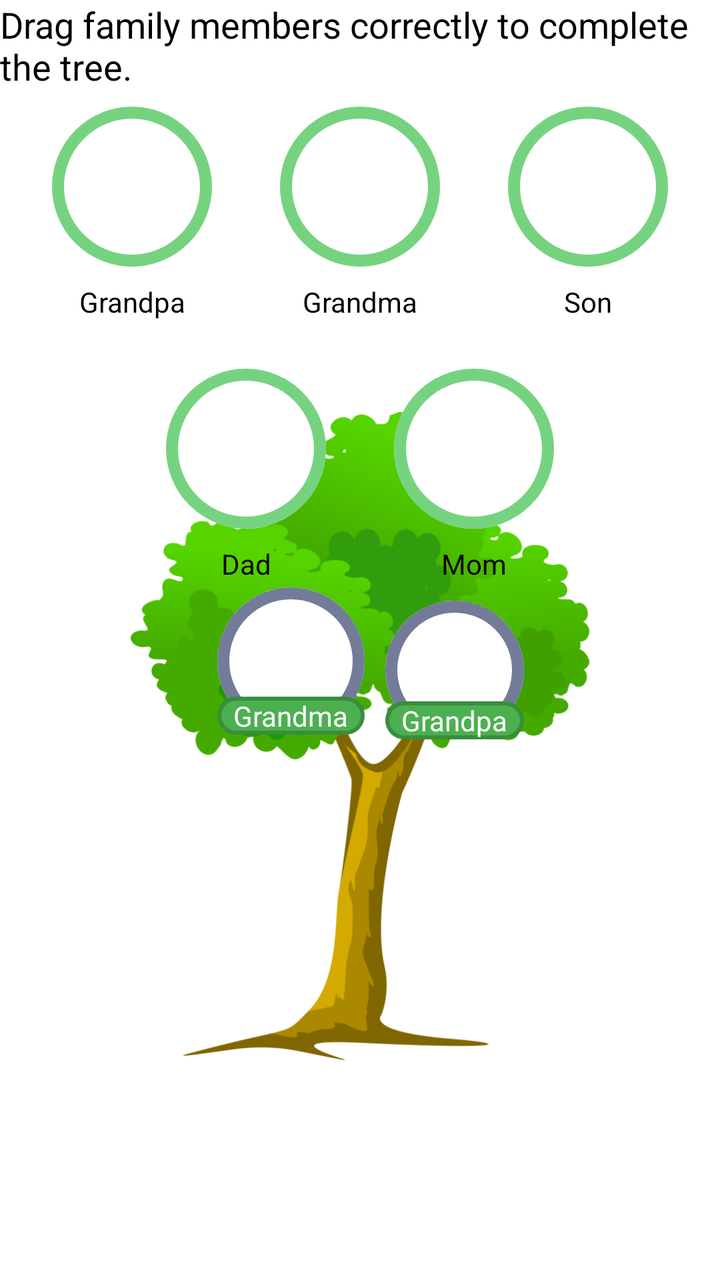
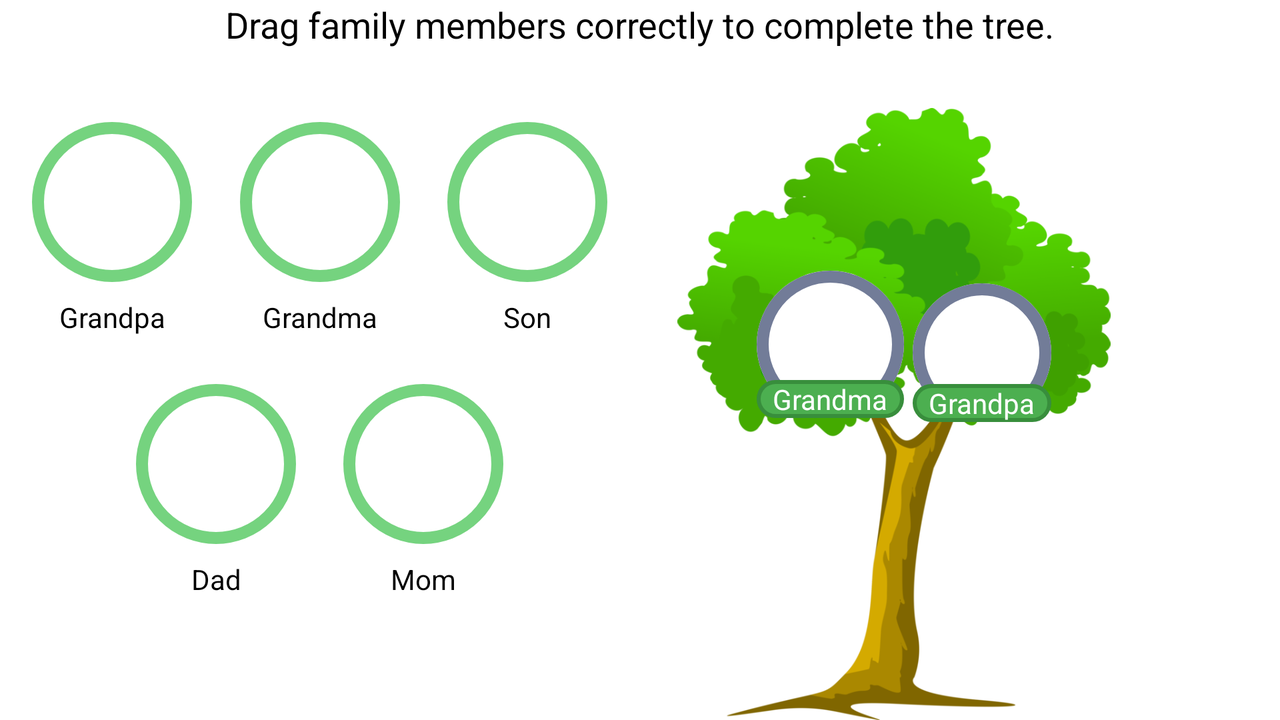

The same Android screen from two of the app's own layout files: first res/layout/ as a phone draws it, then the repository's variant for another configuration, drawn on a device whose configuration selects that folder. Both files follow.
<!-- AndroidManifest.xml: application theme Theme.AnganwadiApplication -->
<!-- res/layout/fragment_tree.xml -->
<androidx.constraintlayout.widget.ConstraintLayout
    xmlns:android="http://schemas.android.com/apk/res/android"
    xmlns:app="http://schemas.android.com/apk/res-auto"
    android:layout_width="match_parent"
    android:layout_height="match_parent">

    <ImageView
        android:id="@+id/treeImage"
        android:layout_width="0dp"
        android:layout_height="0dp"
        android:scaleType="fitCenter"
        android:src="@drawable/ic_tree_background"
        app:layout_constraintWidth_percent="0.9"
        app:layout_constraintDimensionRatio="H,1:1"
        app:layout_constraintEnd_toEndOf="parent"
        app:layout_constraintStart_toStartOf="parent"
        app:layout_constraintBottom_toBottomOf="parent"
        app:layout_constraintTop_toBottomOf="@id/bottomGuideline"
        app:layout_constraintHeight_max="500dp"
        app:layout_constraintWidth_max="500dp"/>

    <androidx.constraintlayout.widget.Guideline
        android:id="@+id/bottomGuideline"
        android:layout_width="wrap_content"
        android:layout_height="wrap_content"
        android:orientation="horizontal"
        app:layout_constraintGuide_percent="0.15" />

    <androidx.constraintlayout.widget.ConstraintLayout
        android:id="@+id/cldropTarget1"
        android:layout_width="wrap_content"
        android:layout_height="wrap_content"
        app:layout_constraintWidth_percent="0.2"
        app:layout_constraintHeight_percent="0.2"
        app:layout_constraintEnd_toEndOf="@id/treeImage"
        app:layout_constraintStart_toStartOf="@id/treeImage"
        app:layout_constraintTop_toTopOf="@id/treeImage"
        app:layout_constraintBottom_toBottomOf="@id/treeImage"
        app:layout_constraintHorizontal_bias="0.7"
        app:layout_constraintVertical_bias="0.37">

        <ImageView
            android:id="@+id/dropTarget1"
            android:layout_width="0dp"
            android:layout_height="0dp"
            android:background="@drawable/circle_white_border_gray"
            app:layout_constraintDimensionRatio="1:1"
            app:layout_constraintWidth_percent="0.8"
            app:layout_constraintStart_toStartOf="parent"
            app:layout_constraintTop_toTopOf="parent"
            app:layout_constraintEnd_toEndOf="parent"
            app:layout_constraintBottom_toBottomOf="parent" />

        <TextView
            android:layout_width="wrap_content"
            android:layout_height="wrap_content"
            android:background="@drawable/circle_green"
            android:paddingHorizontal="8dp"
            android:text="Grandpa"
            android:textColor="@color/white"
            app:layout_constraintBottom_toBottomOf="@id/dropTarget1"
            app:layout_constraintEnd_toEndOf="@id/dropTarget1"
            app:layout_constraintStart_toStartOf="@id/dropTarget1" />
    </androidx.constraintlayout.widget.ConstraintLayout>

    <androidx.constraintlayout.widget.ConstraintLayout
        android:id="@+id/cldropTarget2"
        android:layout_width="wrap_content"
        android:layout_height="wrap_content"
        app:layout_constraintWidth_percent="0.2"
        app:layout_constraintHeight_percent="0.2"
        app:layout_constraintEnd_toEndOf="@id/treeImage"
        app:layout_constraintStart_toStartOf="@id/treeImage"
        app:layout_constraintTop_toTopOf="@id/treeImage"
        app:layout_constraintBottom_toBottomOf="@id/treeImage"
        app:layout_constraintHorizontal_bias="0.35"
        app:layout_constraintVertical_bias="0.35">

        <ImageView
            android:id="@+id/dropTarget2"
            android:layout_width="0dp"
            android:layout_height="0dp"
            android:background="@drawable/circle_white_border_gray"
            app:layout_constraintDimensionRatio="1:1"
            app:layout_constraintWidth_percent="0.8"
            app:layout_constraintStart_toStartOf="parent"
            app:layout_constraintTop_toTopOf="parent"
            app:layout_constraintEnd_toEndOf="parent"
            app:layout_constraintBottom_toBottomOf="parent" />

        <TextView
            android:layout_width="wrap_content"
            android:layout_height="wrap_content"
            android:background="@drawable/circle_green"
            android:paddingHorizontal="8dp"
            android:text="Grandma"
            android:textColor="@color/white"
            app:layout_constraintBottom_toBottomOf="@id/dropTarget2"
            app:layout_constraintEnd_toEndOf="@id/dropTarget2"
            app:layout_constraintStart_toStartOf="@id/dropTarget2" />
    </androidx.constraintlayout.widget.ConstraintLayout>

    <TextView
        android:id="@+id/headerText"
        android:layout_width="wrap_content"
        android:layout_height="wrap_content"
        android:text="Drag family members correctly to complete the tree."
        android:textSize="18sp"
        android:textColor="@android:color/black"
        app:layout_constraintTop_toTopOf="parent"
        app:layout_constraintStart_toStartOf="parent"
        app:layout_constraintEnd_toEndOf="parent"
        android:layout_marginBottom="24dp"
        app:layout_constraintHorizontal_bias="0.5" />

    
    <androidx.constraintlayout.widget.ConstraintLayout
        android:id="@+id/clGrandpa"
        android:layout_width="wrap_content"
        android:layout_height="wrap_content"
        app:layout_constraintTop_toBottomOf="@id/headerText"
        app:layout_constraintStart_toStartOf="parent"
        app:layout_constraintEnd_toStartOf="@id/clGrandma"
        android:layout_margin="8dp">

        <ImageView
            android:id="@+id/imgGrandpa"
            android:layout_width="80dp"
            android:layout_height="80dp"
            app:layout_constraintStart_toStartOf="parent"
            app:layout_constraintTop_toTopOf="parent"
            android:background="@drawable/circle_green_border_green"
            android:src="@drawable/baseline_man_24" />

        <TextView
            android:id="@+id/tvGrandpa"
            android:layout_width="wrap_content"
            android:layout_height="wrap_content"
            android:text="Grandpa"
            android:textColor="@android:color/black"
            android:layout_marginTop="8dp"
            app:layout_constraintTop_toBottomOf="@id/imgGrandpa"
            app:layout_constraintStart_toStartOf="@id/imgGrandpa"
            app:layout_constraintEnd_toEndOf="@id/imgGrandpa"
            android:gravity="center" />
    </androidx.constraintlayout.widget.ConstraintLayout>

    
    <androidx.constraintlayout.widget.ConstraintLayout
        android:id="@+id/clGrandma"
        android:layout_width="wrap_content"
        android:layout_height="wrap_content"
        app:layout_constraintTop_toBottomOf="@id/headerText"
        app:layout_constraintStart_toEndOf="@id/clGrandpa"
        app:layout_constraintEnd_toStartOf="@id/clSon"
        android:layout_margin="8dp">

        <ImageView
            app:layout_constraintStart_toStartOf="parent"
            app:layout_constraintTop_toTopOf="parent"
            android:id="@+id/imgGrandma"
            android:layout_width="80dp"
            android:layout_height="80dp"
            android:background="@drawable/circle_green_border_green"
            android:src="@drawable/baseline_woman_24" />

        <TextView
            android:id="@+id/tvGrandma"
            android:layout_width="wrap_content"
            android:layout_height="wrap_content"
            android:text="Grandma"
            android:textColor="@android:color/black"
            android:layout_marginTop="8dp"
            app:layout_constraintTop_toBottomOf="@id/imgGrandma"
            app:layout_constraintStart_toStartOf="@id/imgGrandma"
            app:layout_constraintEnd_toEndOf="@id/imgGrandma"
            android:gravity="center" />
    </androidx.constraintlayout.widget.ConstraintLayout>

    
    <androidx.constraintlayout.widget.ConstraintLayout
        android:id="@+id/clSon"
        android:layout_width="wrap_content"
        android:layout_height="wrap_content"
        app:layout_constraintTop_toBottomOf="@id/headerText"
        app:layout_constraintStart_toEndOf="@id/clGrandma"
        app:layout_constraintEnd_toEndOf="parent"
        android:layout_margin="8dp">

        <ImageView
            android:id="@+id/imgSon"
            app:layout_constraintStart_toStartOf="parent"
            app:layout_constraintTop_toTopOf="parent"
            android:layout_width="80dp"
            android:layout_height="80dp"
            android:background="@drawable/circle_green_border_green"
            android:src="@drawable/baseline_woman_24" />

        <TextView
            android:id="@+id/tvSon"
            android:layout_width="wrap_content"
            android:layout_height="wrap_content"
            android:text="Son"
            android:textColor="@android:color/black"
            android:layout_marginTop="8dp"
            app:layout_constraintTop_toBottomOf="@id/imgSon"
            app:layout_constraintStart_toStartOf="@id/imgSon"
            app:layout_constraintEnd_toEndOf="@id/imgSon"
            android:gravity="center" />
    </androidx.constraintlayout.widget.ConstraintLayout>

    
    <androidx.constraintlayout.widget.ConstraintLayout
        android:id="@+id/clDad"
        android:layout_width="wrap_content"
        android:layout_height="wrap_content"
        app:layout_constraintTop_toBottomOf="@id/clGrandpa"
        app:layout_constraintStart_toStartOf="@id/clGrandpa"
        app:layout_constraintEnd_toEndOf="@id/clGrandma"
        android:layout_marginTop="24dp">

        <ImageView
            android:id="@+id/imgDad"
            android:layout_width="80dp"
            app:layout_constraintStart_toStartOf="parent"
            app:layout_constraintTop_toTopOf="parent"
            android:layout_height="80dp"
            android:background="@drawable/circle_green_border_green"
            android:src="@drawable/baseline_man_24" />

        <TextView
            android:id="@+id/tvDad"
            android:layout_width="wrap_content"
            android:layout_height="wrap_content"
            android:text="Dad"
            android:textColor="@android:color/black"
            android:layout_marginTop="8dp"
            app:layout_constraintTop_toBottomOf="@id/imgDad"
            app:layout_constraintStart_toStartOf="@id/imgDad"
            app:layout_constraintEnd_toEndOf="@id/imgDad"
            android:gravity="center" />
    </androidx.constraintlayout.widget.ConstraintLayout>

    
    <androidx.constraintlayout.widget.ConstraintLayout
        android:id="@+id/clMom"
        android:layout_width="wrap_content"
        android:layout_height="wrap_content"
        app:layout_constraintTop_toBottomOf="@id/clGrandma"
        app:layout_constraintStart_toStartOf="@id/clGrandma"
        app:layout_constraintEnd_toEndOf="@id/clSon"
        android:layout_marginTop="24dp">

        <ImageView
            app:layout_constraintStart_toStartOf="parent"
            app:layout_constraintTop_toTopOf="parent"
            android:id="@+id/imgMom"
            android:layout_width="80dp"
            android:layout_height="80dp"
            android:background="@drawable/circle_green_border_green"
            android:src="@drawable/baseline_woman_24" />

        <TextView
            android:id="@+id/tvMom"
            android:layout_width="wrap_content"
            android:layout_height="wrap_content"
            android:text="Mom"
            android:textColor="@android:color/black"
            android:layout_marginTop="8dp"
            app:layout_constraintTop_toBottomOf="@id/imgMom"
            app:layout_constraintStart_toStartOf="@id/imgMom"
            app:layout_constraintEnd_toEndOf="@id/imgMom"
            android:gravity="center" />
    </androidx.constraintlayout.widget.ConstraintLayout>

</androidx.constraintlayout.widget.ConstraintLayout>
<!-- resources referenced by this layout -->
<resources>
  <color name="white">#FFFFFFFF</color>
  <!-- drawable circle_green (drawable) -->
  <?xml version="1.0" encoding="utf-8"?>
  <shape xmlns:android="http://schemas.android.com/apk/res/android"
      android:shape="rectangle">
  
      
      <solid android:color="#4CAF50" />  
  
      
      <stroke
          android:width="2dp"
          android:color="#388E3C" />  
  
      
      <corners android:radius="50dp" />
  
      
  
  </shape>
  <!-- drawable circle_green_border_green (drawable) -->
  <?xml version="1.0" encoding="utf-8"?>
  <layer-list xmlns:android="http://schemas.android.com/apk/res/android">
  
      
      <item>
          <shape android:shape="oval">
              <solid android:color="@android:color/white" />  
          </shape>
      </item>
  
      
      <item>
          <shape android:shape="oval">
              <stroke
                  android:width="6dp"
                  android:color="@color/colorGreen" />  
              
              <size android:width="100dp" android:height="100dp"/>
          </shape>
      </item>
  
  </layer-list>
  <!-- drawable circle_white_border_gray (drawable) -->
  <?xml version="1.0" encoding="utf-8"?>
  <layer-list xmlns:android="http://schemas.android.com/apk/res/android">
  
      
      <item>
          <shape android:shape="oval">
              <solid android:color="@android:color/white" />  
          </shape>
      </item>
  
      
      <item>
          <shape android:shape="oval">
              <stroke
                  android:width="6dp"
                  android:color="@color/colorDarkGray" />  
              
              <size android:width="100dp" android:height="100dp"/>
          </shape>
      </item>
  
  </layer-list>
  <!-- drawable ic_tree_background: webp bitmap (drawable, 43450 bytes) -->
  <style name="Theme.AnganwadiApplication" parent="Theme.MaterialComponents.DayNight.NoActionBar">
          
          <item name="colorPrimary">@color/darkBlue</item>
          <item name="colorPrimaryVariant">@color/purple_700</item>
          <item name="colorOnPrimary">@color/white</item>
          
          <item name="colorSecondary">@color/teal_200</item>
          <item name="colorSecondaryVariant">@color/teal_700</item>
          <item name="colorOnSecondary">@color/black</item>
          
          <item name="android:statusBarColor">@color/darkBlue</item>
          
      </style>
  <color name="colorGreen">#75D37F</color>
  <color name="colorDarkGray">#727C98</color>
  <color name="darkBlue">#07073D</color>
  <color name="purple_700">#FF3700B3</color>
  <color name="teal_200">#FF03DAC5</color>
  <color name="teal_700">#FF018786</color>
  <color name="black">#FF000000</color>
</resources>
<!-- res/layout-land/fragment_tree.xml (the repository's variant of the layout above) -->
<!-- drawn on the phone turned sideways -->
<androidx.constraintlayout.widget.ConstraintLayout xmlns:android="http://schemas.android.com/apk/res/android"
    xmlns:app="http://schemas.android.com/apk/res-auto"
    android:layout_width="match_parent"
    android:layout_height="match_parent">

    <ImageView
        android:id="@+id/treeImage"
        android:layout_width="0dp"
        android:layout_height="0dp"
        android:scaleType="fitCenter"
        android:src="@drawable/ic_tree_background"
        app:layout_constraintBottom_toBottomOf="parent"
        app:layout_constraintDimensionRatio="H,1:1"
        app:layout_constraintEnd_toEndOf="parent"
        app:layout_constraintHeight_max="500dp"
        android:layout_marginEnd="@dimen/size_40"
        app:layout_constraintTop_toBottomOf="@id/bottomGuideline"
        app:layout_constraintWidth_max="500dp"
        app:layout_constraintWidth_percent="0.9" />

    <androidx.constraintlayout.widget.Guideline
        android:id="@+id/bottomGuideline"
        android:layout_width="wrap_content"
        android:layout_height="wrap_content"
        android:orientation="horizontal"
        app:layout_constraintGuide_percent="0.15" />

    <androidx.constraintlayout.widget.ConstraintLayout
        android:id="@+id/cldropTarget1"
        android:layout_width="wrap_content"
        android:layout_height="wrap_content"
        app:layout_constraintBottom_toBottomOf="@id/treeImage"
        app:layout_constraintEnd_toEndOf="@id/treeImage"
        app:layout_constraintHeight_percent="0.2"
        app:layout_constraintHorizontal_bias="0.7"
        app:layout_constraintStart_toStartOf="@id/treeImage"
        app:layout_constraintTop_toTopOf="@id/treeImage"
        app:layout_constraintVertical_bias="0.37"
        app:layout_constraintWidth_percent="0.2">

        <ImageView
            android:id="@+id/dropTarget1"
            android:layout_width="0dp"
            android:layout_height="0dp"
            android:background="@drawable/circle_white_border_gray"
            app:layout_constraintBottom_toBottomOf="parent"
            app:layout_constraintDimensionRatio="1:1"
            app:layout_constraintEnd_toEndOf="parent"
            app:layout_constraintStart_toStartOf="parent"
            app:layout_constraintTop_toTopOf="parent"
            app:layout_constraintWidth_percent="0.8" />

        <TextView
            android:layout_width="wrap_content"
            android:layout_height="wrap_content"
            android:background="@drawable/circle_green"
            android:paddingHorizontal="8dp"
            android:text="Grandpa"
            android:textColor="@color/white"
            app:layout_constraintBottom_toBottomOf="@id/dropTarget1"
            app:layout_constraintEnd_toEndOf="@id/dropTarget1"
            app:layout_constraintStart_toStartOf="@id/dropTarget1" />
    </androidx.constraintlayout.widget.ConstraintLayout>

    <androidx.constraintlayout.widget.ConstraintLayout
        android:id="@+id/cldropTarget2"
        android:layout_width="wrap_content"
        android:layout_height="wrap_content"
        app:layout_constraintBottom_toBottomOf="@id/treeImage"
        app:layout_constraintEnd_toEndOf="@id/treeImage"
        app:layout_constraintHeight_percent="0.2"
        app:layout_constraintHorizontal_bias="0.35"
        app:layout_constraintStart_toStartOf="@id/treeImage"
        app:layout_constraintTop_toTopOf="@id/treeImage"
        app:layout_constraintVertical_bias="0.35"
        app:layout_constraintWidth_percent="0.2">

        <ImageView
            android:id="@+id/dropTarget2"
            android:layout_width="0dp"
            android:layout_height="0dp"
            android:background="@drawable/circle_white_border_gray"
            app:layout_constraintBottom_toBottomOf="parent"
            app:layout_constraintDimensionRatio="1:1"
            app:layout_constraintEnd_toEndOf="parent"
            app:layout_constraintStart_toStartOf="parent"
            app:layout_constraintTop_toTopOf="parent"
            app:layout_constraintWidth_percent="0.8" />

        <TextView
            android:layout_width="wrap_content"
            android:layout_height="wrap_content"
            android:background="@drawable/circle_green"
            android:paddingHorizontal="8dp"
            android:text="Grandma"
            android:textColor="@color/white"
            app:layout_constraintBottom_toBottomOf="@id/dropTarget2"
            app:layout_constraintEnd_toEndOf="@id/dropTarget2"
            app:layout_constraintStart_toStartOf="@id/dropTarget2" />
    </androidx.constraintlayout.widget.ConstraintLayout>

    <TextView
        android:id="@+id/headerText"
        android:layout_width="wrap_content"
        android:layout_height="wrap_content"
        android:layout_marginBottom="24dp"
        android:text="Drag family members correctly to complete the tree."
        android:textColor="@android:color/black"
        android:textSize="18sp"
        app:layout_constraintEnd_toEndOf="parent"
        app:layout_constraintHorizontal_bias="0.5"
        app:layout_constraintStart_toStartOf="parent"
        app:layout_constraintTop_toTopOf="parent" />

    <View
        android:id="@+id/center"
        android:layout_width="1dp"
        android:layout_height="1dp"
        app:layout_constraintEnd_toEndOf="parent"
        app:layout_constraintStart_toStartOf="parent"
        app:layout_constraintTop_toTopOf="parent" />

    <androidx.constraintlayout.widget.ConstraintLayout
        android:layout_width="0dp"
        android:layout_height="wrap_content"
        app:layout_constraintEnd_toStartOf="@id/center"
        app:layout_constraintTop_toTopOf="parent"
        app:layout_constraintBottom_toBottomOf="parent"
        app:layout_constraintStart_toStartOf="parent">


        
        <androidx.constraintlayout.widget.ConstraintLayout
            android:id="@+id/clGrandpa"
            android:layout_width="wrap_content"
            android:layout_height="wrap_content"
            android:layout_margin="8dp"
            app:layout_constraintEnd_toStartOf="@id/clGrandma"
            app:layout_constraintStart_toStartOf="parent"
            app:layout_constraintTop_toBottomOf="@id/headerText">

            <ImageView
                android:id="@+id/imgGrandpa"
                android:layout_width="80dp"
                android:layout_height="80dp"
                android:background="@drawable/circle_green_border_green"
                android:src="@drawable/baseline_man_24"
                app:layout_constraintStart_toStartOf="parent"
                app:layout_constraintTop_toTopOf="parent" />

            <TextView
                android:id="@+id/tvGrandpa"
                android:layout_width="wrap_content"
                android:layout_height="wrap_content"
                android:layout_marginTop="8dp"
                android:gravity="center"
                android:text="Grandpa"
                android:textColor="@android:color/black"
                app:layout_constraintEnd_toEndOf="@id/imgGrandpa"
                app:layout_constraintStart_toStartOf="@id/imgGrandpa"
                app:layout_constraintTop_toBottomOf="@id/imgGrandpa" />
        </androidx.constraintlayout.widget.ConstraintLayout>

        
        <androidx.constraintlayout.widget.ConstraintLayout
            android:id="@+id/clGrandma"
            android:layout_width="wrap_content"
            android:layout_height="wrap_content"
            android:layout_margin="8dp"
            app:layout_constraintEnd_toStartOf="@id/clSon"
            app:layout_constraintStart_toEndOf="@id/clGrandpa"
            app:layout_constraintTop_toBottomOf="@id/headerText">

            <ImageView
                android:id="@+id/imgGrandma"
                android:layout_width="80dp"
                android:layout_height="80dp"
                android:background="@drawable/circle_green_border_green"
                android:src="@drawable/baseline_woman_24"
                app:layout_constraintStart_toStartOf="parent"
                app:layout_constraintTop_toTopOf="parent" />

            <TextView
                android:id="@+id/tvGrandma"
                android:layout_width="wrap_content"
                android:layout_height="wrap_content"
                android:layout_marginTop="8dp"
                android:gravity="center"
                android:text="Grandma"
                android:textColor="@android:color/black"
                app:layout_constraintEnd_toEndOf="@id/imgGrandma"
                app:layout_constraintStart_toStartOf="@id/imgGrandma"
                app:layout_constraintTop_toBottomOf="@id/imgGrandma" />
        </androidx.constraintlayout.widget.ConstraintLayout>


        
        <androidx.constraintlayout.widget.ConstraintLayout
            android:id="@+id/clSon"
            android:layout_width="wrap_content"
            android:layout_height="wrap_content"
            android:layout_margin="8dp"
            app:layout_constraintEnd_toEndOf="parent"
            app:layout_constraintStart_toEndOf="@id/clGrandma"
            app:layout_constraintTop_toBottomOf="@id/headerText">

            <ImageView
                android:id="@+id/imgSon"
                android:layout_width="80dp"
                android:layout_height="80dp"
                android:background="@drawable/circle_green_border_green"
                android:src="@drawable/baseline_woman_24"
                app:layout_constraintStart_toStartOf="parent"
                app:layout_constraintTop_toTopOf="parent" />

            <TextView
                android:id="@+id/tvSon"
                android:layout_width="wrap_content"
                android:layout_height="wrap_content"
                android:layout_marginTop="8dp"
                android:gravity="center"
                android:text="Son"
                android:textColor="@android:color/black"
                app:layout_constraintEnd_toEndOf="@id/imgSon"
                app:layout_constraintStart_toStartOf="@id/imgSon"
                app:layout_constraintTop_toBottomOf="@id/imgSon" />
        </androidx.constraintlayout.widget.ConstraintLayout>

        
        <androidx.constraintlayout.widget.ConstraintLayout
            android:id="@+id/clDad"
            android:layout_width="wrap_content"
            android:layout_height="wrap_content"
            android:layout_marginTop="24dp"
            app:layout_constraintEnd_toEndOf="@id/clGrandma"
            app:layout_constraintStart_toStartOf="@id/clGrandpa"
            app:layout_constraintTop_toBottomOf="@id/clGrandpa">

            <ImageView
                android:id="@+id/imgDad"
                android:layout_width="80dp"
                android:layout_height="80dp"
                android:background="@drawable/circle_green_border_green"
                android:src="@drawable/baseline_man_24"
                app:layout_constraintStart_toStartOf="parent"
                app:layout_constraintTop_toTopOf="parent" />

            <TextView
                android:id="@+id/tvDad"
                android:layout_width="wrap_content"
                android:layout_height="wrap_content"
                android:layout_marginTop="8dp"
                android:gravity="center"
                android:text="Dad"
                android:textColor="@android:color/black"
                app:layout_constraintEnd_toEndOf="@id/imgDad"
                app:layout_constraintStart_toStartOf="@id/imgDad"
                app:layout_constraintTop_toBottomOf="@id/imgDad" />
        </androidx.constraintlayout.widget.ConstraintLayout>

        
        <androidx.constraintlayout.widget.ConstraintLayout
            android:id="@+id/clMom"
            android:layout_width="wrap_content"
            android:layout_height="wrap_content"
            android:layout_marginTop="24dp"
            app:layout_constraintEnd_toEndOf="@id/clSon"
            app:layout_constraintStart_toStartOf="@id/clGrandma"
            app:layout_constraintTop_toBottomOf="@id/clGrandma">

            <ImageView
                android:id="@+id/imgMom"
                android:layout_width="80dp"
                android:layout_height="80dp"
                android:background="@drawable/circle_green_border_green"
                android:src="@drawable/baseline_woman_24"
                app:layout_constraintStart_toStartOf="parent"
                app:layout_constraintTop_toTopOf="parent" />

            <TextView
                android:id="@+id/tvMom"
                android:layout_width="wrap_content"
                android:layout_height="wrap_content"
                android:layout_marginTop="8dp"
                android:gravity="center"
                android:text="Mom"
                android:textColor="@android:color/black"
                app:layout_constraintEnd_toEndOf="@id/imgMom"
                app:layout_constraintStart_toStartOf="@id/imgMom"
                app:layout_constraintTop_toBottomOf="@id/imgMom" />
        </androidx.constraintlayout.widget.ConstraintLayout>
    </androidx.constraintlayout.widget.ConstraintLayout>


</androidx.constraintlayout.widget.ConstraintLayout>
<!-- resources referenced by the variant -->
<!-- as the phone turned sideways resolves them -->
<resources>
  <color name="white">#FFFFFFFF</color>
  <dimen name="size_40">40dp</dimen>
  <!-- drawable circle_green (drawable) -->
  <?xml version="1.0" encoding="utf-8"?>
  <shape xmlns:android="http://schemas.android.com/apk/res/android"
      android:shape="rectangle">
  
      
      <solid android:color="#4CAF50" />  
  
      
      <stroke
          android:width="2dp"
          android:color="#388E3C" />  
  
      
      <corners android:radius="50dp" />
  
      
  
  </shape>
  <!-- drawable circle_green_border_green (drawable) -->
  <?xml version="1.0" encoding="utf-8"?>
  <layer-list xmlns:android="http://schemas.android.com/apk/res/android">
  
      
      <item>
          <shape android:shape="oval">
              <solid android:color="@android:color/white" />  
          </shape>
      </item>
  
      
      <item>
          <shape android:shape="oval">
              <stroke
                  android:width="6dp"
                  android:color="@color/colorGreen" />  
              
              <size android:width="100dp" android:height="100dp"/>
          </shape>
      </item>
  
  </layer-list>
  <!-- drawable circle_white_border_gray (drawable) -->
  <?xml version="1.0" encoding="utf-8"?>
  <layer-list xmlns:android="http://schemas.android.com/apk/res/android">
  
      
      <item>
          <shape android:shape="oval">
              <solid android:color="@android:color/white" />  
          </shape>
      </item>
  
      
      <item>
          <shape android:shape="oval">
              <stroke
                  android:width="6dp"
                  android:color="@color/colorDarkGray" />  
              
              <size android:width="100dp" android:height="100dp"/>
          </shape>
      </item>
  
  </layer-list>
  <!-- drawable ic_tree_background: webp bitmap (drawable, 43450 bytes) -->
  <style name="Theme.AnganwadiApplication" parent="Theme.MaterialComponents.DayNight.NoActionBar">
          
          <item name="colorPrimary">@color/darkBlue</item>
          <item name="colorPrimaryVariant">@color/purple_700</item>
          <item name="colorOnPrimary">@color/white</item>
          
          <item name="colorSecondary">@color/teal_200</item>
          <item name="colorSecondaryVariant">@color/teal_700</item>
          <item name="colorOnSecondary">@color/black</item>
          
          <item name="android:statusBarColor">@color/darkBlue</item>
          
      </style>
  <color name="colorGreen">#75D37F</color>
  <color name="colorDarkGray">#727C98</color>
  <color name="darkBlue">#07073D</color>
  <color name="purple_700">#FF3700B3</color>
  <color name="teal_200">#FF03DAC5</color>
  <color name="teal_700">#FF018786</color>
  <color name="black">#FF000000</color>
</resources>
